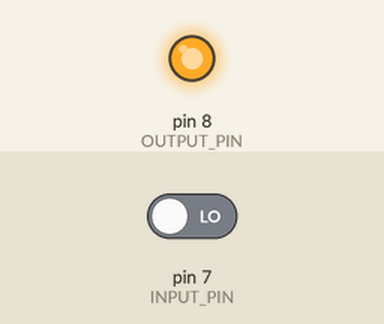
Recording of a sketch running on a simulated Arduino Uno, built with avr-gcc and run on an emulated ATmega328P. On the bench: output pins drawn as LEDs (lit = HIGH). Inputs (shaded band) come from the test bench; at power-on: pin 7 (INPUT_PIN) LOW. What the sketch prints to the serial monitor is not drawn.

Above: at 1.2 s.
1.3 s: pin 7 (INPUT_PIN) driven HIGH
At 4.3 s:
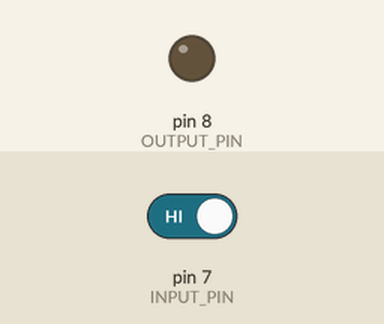
Timing chart, 0 to 10.3 s (numbered marks = the images above; inputs shaded):
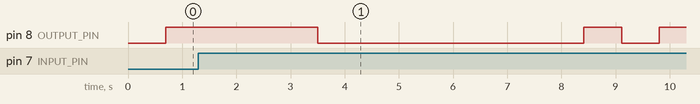

The sketch:

main.ino
```cpp
#define INPUT_PIN 7
#define OUTPUT_PIN 8
#define TASK_LENGTH_MS 70000
#define RECEIVE_SUBSAMPLING_RATIO 10
#define MESSAGE_BIT_LENGTH 56 // 7*8

const unsigned int decisiveBitPosition = floor((RECEIVE_SUBSAMPLING_RATIO * 80) / 100);
// unsigned char payloadToSend = 'f'; // * d42	0b 0010 1010  --> 0101 0100

// size seq  data
// byte byte size*bytes
byte writeBuffer[7] = {7, 20, 'I', 'o', 'n', 'u', 't'};
bool signalHistory[RECEIVE_SUBSAMPLING_RATIO];

void handleTx();
void handleRx();
void handleLogs();

void setup()
{
  // put your setup code here, to run once:
  Serial.begin(9600);

  pinMode(OUTPUT_PIN, OUTPUT);
  pinMode(INPUT_PIN, INPUT);

  for (int i = 0; i < RECEIVE_SUBSAMPLING_RATIO; i++)
    signalHistory[i] = 0;
}

void loop()
{
  static unsigned long startTime = micros();
  static unsigned long endTime = micros();
  static float CPULoad = 0;

  const unsigned long currentTime = micros();

  if (currentTime - endTime > TASK_LENGTH_MS)
  {
    handleTx();
    handleRx();
    handleLogs();

    startTime = currentTime;
    endTime = micros();
    CPULoad = (endTime - startTime) / TASK_LENGTH_MS;
    CPULoad++;
  }
}

void sendEndBit(unsigned int *iterationsToSkip, bool *flagEndOfMessage, bool *isStartBitSent)
{
  digitalWrite(OUTPUT_PIN, HIGH);

  *iterationsToSkip = 5;
  *flagEndOfMessage = false;
  *isStartBitSent = false;
}

void sendStartBit(bool *isStartBitSent)
{
  digitalWrite(OUTPUT_PIN, HIGH);
  *isStartBitSent = true;

  // Serial.print("Sent start bit\n");
}

void sendNextBit(unsigned int *bitIndex, bool *flagEndOfMessage)
{
  static unsigned int byteIndex = 0;
  const bool signalToSend = (writeBuffer[byteIndex] >> *bitIndex) & 1; // what bit to send

  *bitIndex = *bitIndex + 1;

  digitalWrite(OUTPUT_PIN, signalToSend);
  // Serial.print("Sending -> ");
  // Serial.println(signalToSend);

  if (*bitIndex == 8)
  {

    // Serial.print(" Byte: ");
    // Serial.print(writeBuffer[byteIndex]);
    // Serial.print("  Byte Index: ");
    // Serial.println(byteIndex);

    *bitIndex = 0;
    byteIndex++;

    if (byteIndex == MESSAGE_BIT_LENGTH / 8)
    {
      *flagEndOfMessage = true; // if we finished transferring the bits from the character flag it so we send start bit again when we send the next message
    }
  }
}

void handleTx()
{
  static unsigned int callIteration = 0;
  static unsigned int bitIndex = 0;
  static unsigned int iterationsToSkip = 0;

  static bool isStartBitSent = false;
  static bool flagEndOfMessage = false;
  static bool eot = false;

  callIteration++;

  if (callIteration < RECEIVE_SUBSAMPLING_RATIO) // send next signal when the time has come - - - - - now 0 - - - - - now 1 - - - - - where - is a skipped iteration but rx is happening
    return;

  callIteration = 0;

  if (eot)
    return digitalWrite(OUTPUT_PIN, 0);

  if (flagEndOfMessage)
  {
    eot = true;
    return sendEndBit(&iterationsToSkip, &flagEndOfMessage, &isStartBitSent);
  }

  /*
    if (iterationsToSkip > 0)
    // {
    //   digitalWrite(OUTPUT_PIN, LOW);
    //   iterationsToSkip--;

    //   // Serial.print(iterationsToSkip);
    //   // Serial.print(" Skipped sending\n");

    //   return;
    //
  */

  if (bitIndex == 0 && isStartBitSent == false) // check if we must send start bit
    return sendStartBit(&isStartBitSent);

  sendNextBit(&bitIndex, &flagEndOfMessage);
}

void awaitEndOfMessage(bool *isStartBitReceived, bool *awaitEndBit, bool *isSamplingStarted)
{
  *isStartBitReceived = 0;
  *awaitEndBit = false;
  *isSamplingStarted = false;
}

void awaitStartOfMessage(bool *isStartBitReceived)
{
  *isStartBitReceived = true;
}

void readBit(bool decisiveBit, bool *awaitEndBit)
{
  static unsigned int bitIndex = 0;
  static unsigned int byteIndex = 0;
  static byte outputByte = 0;

  static byte readBuffer[7];

  outputByte = (outputByte) | (byte)(decisiveBit << bitIndex++);
  // Serial.print("Read ->");
  // Serial.println(decisiveBit);
  Serial.print(decisiveBit);

  if (bitIndex == 8)
  {
    bitIndex = 0;

    readBuffer[byteIndex] = outputByte;

    Serial.print("\nByte: ");
    Serial.print(readBuffer[byteIndex]);
    Serial.print("  Byte Index: ");
    Serial.println(byteIndex);

    outputByte = 0;
    byteIndex++;

    if (byteIndex == MESSAGE_BIT_LENGTH / 8)
    {
      *awaitEndBit = true;

      Serial.print("Size read: ");
      Serial.println(readBuffer[0]);
      Serial.print("SEQ read: ");
      Serial.println(readBuffer[1]);
      Serial.print("Message read: ");

      for (int i = 2; i < MESSAGE_BIT_LENGTH / 8; i++)
        Serial.print((char)readBuffer[i]);

      Serial.println("\n------------------------------------");

      byteIndex = 0;
    }
  }
}

void handleRx()
{
  static unsigned int samplingIteration = 0; // counts function calls

  static bool isStartBitReceived = false;
  static bool isSamplingStarted = false;
  static bool awaitEndBit = false;

  const bool receivedSignal = digitalRead(INPUT_PIN);

  if (!isSamplingStarted)
  {
    if (receivedSignal)
    {
      isSamplingStarted = true;
      samplingIteration = 0;
    }
    else
      return;
  }

  samplingIteration++;

  signalHistory[samplingIteration - 1] = receivedSignal;

  // Serial.print("#");
  // Serial.print(samplingIteration);
  // Serial.print(" > ");

  // for (int i = 0; i < RECEIVE_SUBSAMPLING_RATIO; i++)
  // {
  //   Serial.print(signalHistory[i]);
  //   Serial.print(", ");
  // }
  // Serial.print("\n");

  if (samplingIteration < RECEIVE_SUBSAMPLING_RATIO)
    return;
  else
    samplingIteration = 0;

  const bool decisiveBit = signalHistory[decisiveBitPosition];

  if (awaitEndBit && decisiveBit)
    return awaitEndOfMessage(&isStartBitReceived, &awaitEndBit, &isSamplingStarted);

  if (!isStartBitReceived && decisiveBit)
  {
    isStartBitReceived = true;
    return;
  }

  readBit(decisiveBit, &awaitEndBit);
}

void handleLogs()
{
}
```
